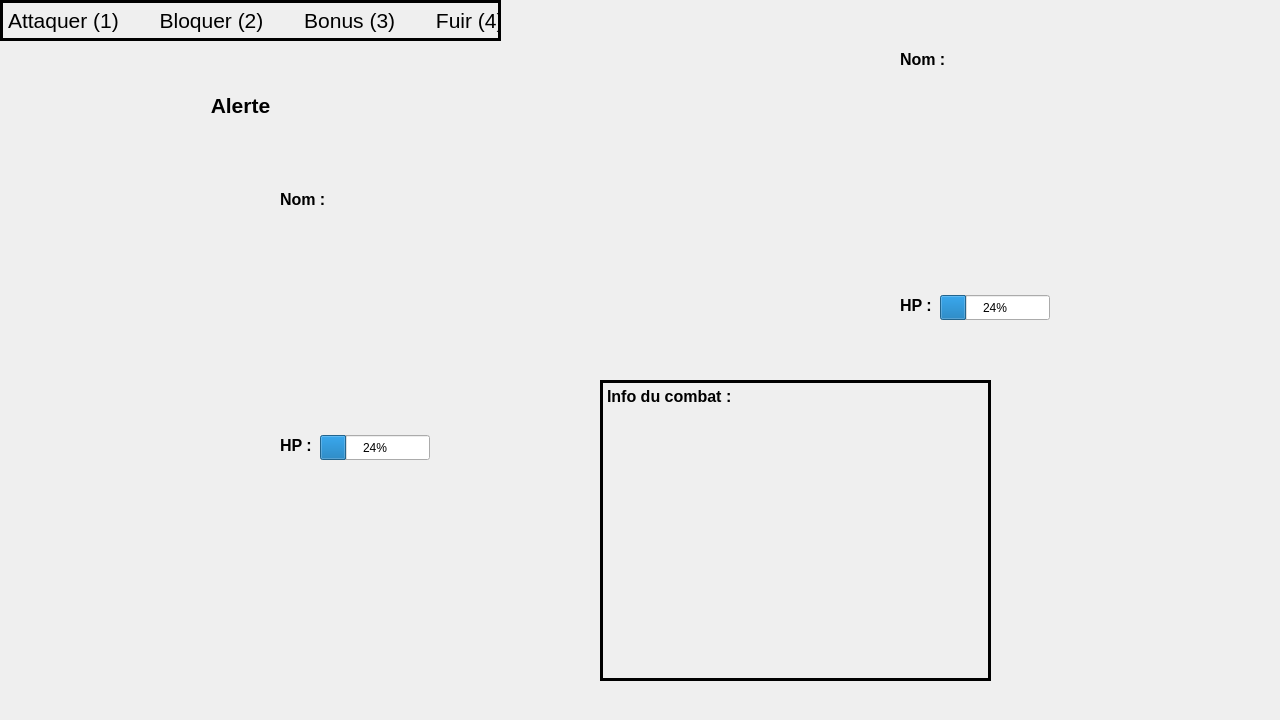
<?xml version="1.0" encoding="UTF-8"?>
<ui version="4.0">
 <class>Combat</class>
 <widget class="QWidget" name="Combat">
  <property name="geometry">
   <rect>
    <x>0</x>
    <y>0</y>
    <width>1280</width>
    <height>720</height>
   </rect>
  </property>
  <property name="windowTitle">
   <string>Form</string>
  </property>
  <widget class="QProgressBar" name="HP_V1">
   <property name="geometry">
    <rect>
     <x>320</x>
     <y>435</y>
     <width>110</width>
     <height>25</height>
    </rect>
   </property>
   <property name="value">
    <number>24</number>
   </property>
  </widget>
  <widget class="QProgressBar" name="HP_V2">
   <property name="geometry">
    <rect>
     <x>940</x>
     <y>295</y>
     <width>110</width>
     <height>25</height>
    </rect>
   </property>
   <property name="value">
    <number>24</number>
   </property>
  </widget>
  <widget class="QLabel" name="HP2">
   <property name="geometry">
    <rect>
     <x>900</x>
     <y>285</y>
     <width>150</width>
     <height>40</height>
    </rect>
   </property>
   <property name="font">
    <font>
     <pointsize>12</pointsize>
     <bold>true</bold>
    </font>
   </property>
   <property name="text">
    <string>HP :</string>
   </property>
  </widget>
  <widget class="QLabel" name="Genimon2">
   <property name="geometry">
    <rect>
     <x>900</x>
     <y>140</y>
     <width>150</width>
     <height>150</height>
    </rect>
   </property>
   <property name="autoFillBackground">
    <bool>false</bool>
   </property>
   <property name="text">
    <string/>
   </property>
  </widget>
  <widget class="QLabel" name="Genimon1">
   <property name="geometry">
    <rect>
     <x>280</x>
     <y>280</y>
     <width>150</width>
     <height>150</height>
    </rect>
   </property>
   <property name="autoFillBackground">
    <bool>false</bool>
   </property>
   <property name="text">
    <string/>
   </property>
  </widget>
  <widget class="QLabel" name="TableauInfo">
   <property name="geometry">
    <rect>
     <x>600</x>
     <y>380</y>
     <width>391</width>
     <height>301</height>
    </rect>
   </property>
   <property name="font">
    <font>
     <pointsize>12</pointsize>
     <bold>true</bold>
    </font>
   </property>
   <property name="autoFillBackground">
    <bool>true</bool>
   </property>
   <property name="frameShape">
    <enum>QFrame::Shape::Box</enum>
   </property>
   <property name="lineWidth">
    <number>3</number>
   </property>
   <property name="text">
    <string>Info du combat :</string>
   </property>
   <property name="alignment">
    <set>Qt::AlignmentFlag::AlignLeading|Qt::AlignmentFlag::AlignLeft|Qt::AlignmentFlag::AlignTop</set>
   </property>
  </widget>
  <widget class="QLabel" name="BackGround">
   <property name="geometry">
    <rect>
     <x>0</x>
     <y>0</y>
     <width>1280</width>
     <height>720</height>
    </rect>
   </property>
   <property name="autoFillBackground">
    <bool>true</bool>
   </property>
   <property name="text">
    <string/>
   </property>
   <property name="textFormat">
    <enum>Qt::TextFormat::PlainText</enum>
   </property>
   <property name="pixmap">
    <pixmap resource="Image.qrc">:/Decor/Image_Qt/Decor/AreneCombat.png</pixmap>
   </property>
   <property name="scaledContents">
    <bool>true</bool>
   </property>
  </widget>
  <widget class="QLabel" name="HP1">
   <property name="geometry">
    <rect>
     <x>280</x>
     <y>425</y>
     <width>150</width>
     <height>40</height>
    </rect>
   </property>
   <property name="font">
    <font>
     <pointsize>12</pointsize>
     <bold>true</bold>
    </font>
   </property>
   <property name="text">
    <string>HP :</string>
   </property>
  </widget>
  <widget class="QLabel" name="Nom1">
   <property name="geometry">
    <rect>
     <x>280</x>
     <y>190</y>
     <width>150</width>
     <height>71</height>
    </rect>
   </property>
   <property name="font">
    <font>
     <pointsize>12</pointsize>
     <bold>true</bold>
    </font>
   </property>
   <property name="autoFillBackground">
    <bool>true</bool>
   </property>
   <property name="text">
    <string>Nom :</string>
   </property>
   <property name="alignment">
    <set>Qt::AlignmentFlag::AlignLeading|Qt::AlignmentFlag::AlignLeft|Qt::AlignmentFlag::AlignTop</set>
   </property>
  </widget>
  <widget class="QLabel" name="Contoles">
   <property name="geometry">
    <rect>
     <x>0</x>
     <y>0</y>
     <width>501</width>
     <height>41</height>
    </rect>
   </property>
   <property name="font">
    <font>
     <pointsize>16</pointsize>
     <bold>false</bold>
    </font>
   </property>
   <property name="autoFillBackground">
    <bool>true</bool>
   </property>
   <property name="frameShape">
    <enum>QFrame::Shape::Box</enum>
   </property>
   <property name="lineWidth">
    <number>3</number>
   </property>
   <property name="text">
    <string>Attaquer (1)       Bloquer (2)       Bonus (3)       Fuir (4)</string>
   </property>
  </widget>
  <widget class="QLabel" name="Nom2">
   <property name="geometry">
    <rect>
     <x>900</x>
     <y>50</y>
     <width>150</width>
     <height>71</height>
    </rect>
   </property>
   <property name="font">
    <font>
     <pointsize>12</pointsize>
     <bold>true</bold>
    </font>
   </property>
   <property name="autoFillBackground">
    <bool>true</bool>
   </property>
   <property name="text">
    <string>Nom :</string>
   </property>
   <property name="alignment">
    <set>Qt::AlignmentFlag::AlignLeading|Qt::AlignmentFlag::AlignLeft|Qt::AlignmentFlag::AlignTop</set>
   </property>
  </widget>
  <widget class="QLabel" name="Alerte">
   <property name="geometry">
    <rect>
     <x>50</x>
     <y>70</y>
     <width>381</width>
     <height>71</height>
    </rect>
   </property>
   <property name="font">
    <font>
     <pointsize>16</pointsize>
     <bold>true</bold>
    </font>
   </property>
   <property name="autoFillBackground">
    <bool>false</bool>
   </property>
   <property name="text">
    <string>Alerte</string>
   </property>
   <property name="alignment">
    <set>Qt::AlignmentFlag::AlignCenter</set>
   </property>
  </widget>
  <zorder>BackGround</zorder>
  <zorder>Nom1</zorder>
  <zorder>Genimon1</zorder>
  <zorder>Genimon2</zorder>
  <zorder>HP1</zorder>
  <zorder>HP2</zorder>
  <zorder>HP_V1</zorder>
  <zorder>HP_V2</zorder>
  <zorder>TableauInfo</zorder>
  <zorder>Contoles</zorder>
  <zorder>Nom2</zorder>
  <zorder>Alerte</zorder>
 </widget>
 <resources>
  <include location="Image.qrc"/>
 </resources>
 <connections/>
</ui>
